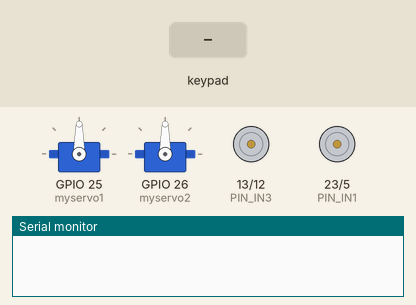
This sketch was run on a simulated ESP32. Parts: 2 × servo, motor-driver pin pairs drawn as motors (green arrow = first pin HIGH = forward, orange = second pin HIGH = backward, longer = more drive), the last lines printed to the serial monitor. Inputs (shaded band) come from the test bench.

Above: at 1.2 s.
1.3 s: key 'T' pressed
At 2.2 s:
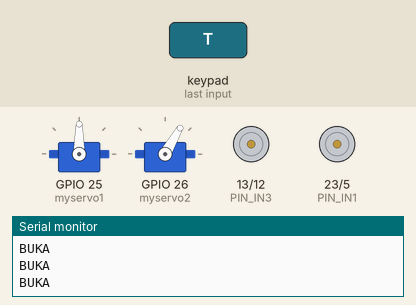
2.8 s: key 'U' pressed
At 3.0 s:
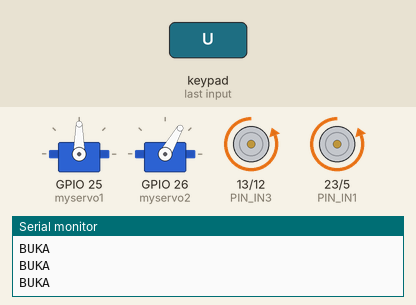
4.7 s: key 'D' pressed
At 4.9 s:
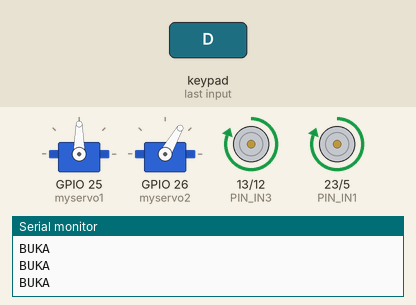
6.6 s: key 'L' pressed
At 6.8 s:
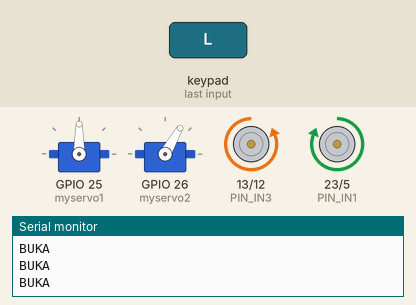
8.5 s: key 'R' pressed
At 8.7 s:
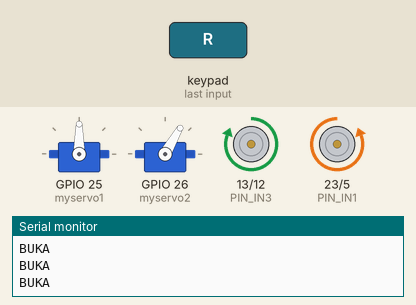
10.4 s: key 'S' pressed
At 11.6 s:
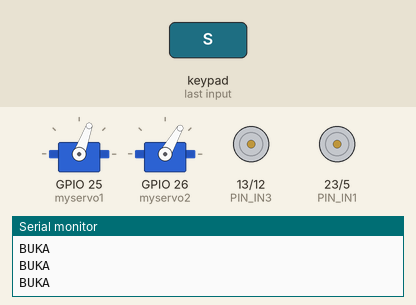
Timing chart, 0 to 12.9 s (numbered marks = the images above; inputs shaded):
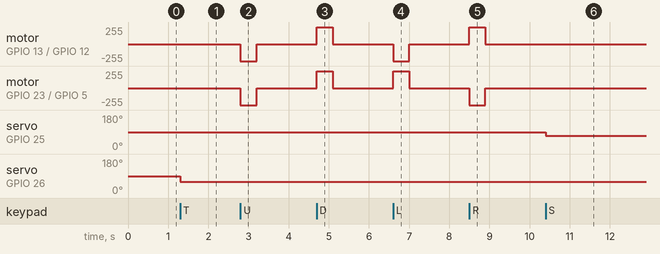

The sketch:

sketch_may14a.ino
```cpp
#define CUSTOM_SETTINGS
#define INCLUDE_GAMEPAD_MODULE
#include <DabbleESP32.h>
#include <ESP32Servo.h>

Servo myservo1, myservo2;

int PIN_IN1 = 23;
int PIN_IN2 = 5;
int PIN_IN3 = 13;
int PIN_IN4 = 12;
int servo1pos = 0;

void setup() {
  Serial.begin(115200);
  Dabble.begin("SABERTOOTH");
  pinMode(PIN_IN1, OUTPUT);
  pinMode(PIN_IN2, OUTPUT);
  pinMode(PIN_IN3, OUTPUT);
  pinMode(PIN_IN4, OUTPUT);
  myservo1.attach(25);
  myservo2.attach(26);
}

void loop() {
  Dabble.processInput();

  if (GamePad.isUpPressed()) {
    digitalWrite(PIN_IN1, LOW);
    digitalWrite(PIN_IN2, HIGH);
    digitalWrite(PIN_IN3, LOW);
    digitalWrite(PIN_IN4, HIGH);
  }

  if (GamePad.isDownPressed())
  {
    digitalWrite (PIN_IN1, HIGH);
    digitalWrite (PIN_IN2, LOW);
    digitalWrite (PIN_IN3, HIGH);
    digitalWrite (PIN_IN4, LOW);
  }

  if (GamePad.isLeftPressed())
  {
    digitalWrite (PIN_IN1, HIGH);
    digitalWrite (PIN_IN2, LOW);
    digitalWrite (PIN_IN3, LOW);
    digitalWrite (PIN_IN4, HIGH);
  }
  if (GamePad.isRightPressed())
  {
    digitalWrite (PIN_IN1, LOW);
    digitalWrite (PIN_IN2, HIGH);
    digitalWrite (PIN_IN3, HIGH);
    digitalWrite (PIN_IN4, LOW);
  }

  if (!GamePad.isUpPressed() && !GamePad.isDownPressed() && !GamePad.isLeftPressed() && !GamePad.isRightPressed() && !GamePad.isSquarePressed() && !GamePad.isCirclePressed() && !GamePad.isCrossPressed() && !GamePad.isTrianglePressed() && !GamePad.isStartPressed() && !GamePad.isSelectPressed()) {
    digitalWrite(PIN_IN1, LOW);
    digitalWrite(PIN_IN2, LOW);
    digitalWrite(PIN_IN3, LOW);
    digitalWrite(PIN_IN4, LOW);
  }

  if (GamePad.isSquarePressed()){
    for (int pos = servo1pos ; pos <= 70; pos += 1) {
      myservo1.write(pos);
    }
    servo1pos = 70 ;
  }

  if (GamePad.isCirclePressed()) {
    for (int pos = servo1pos ; pos >= 10; pos -= 1) {
      myservo1.write(pos);
    }
    servo1pos = 0;
  }

  if (GamePad.isTrianglePressed()) {
    Serial.println("BUKA");
    myservo2.write(60);
  }

  if (GamePad.isCrossPressed()) {
    Serial.println("TUTUP");
    myservo2.write(-5);
  }
}
```

Measured:
- after the input at 1.3 s, servo on GPIO 26 (myservo2): 90° → 60° at once
- after the input at 2.8 s, motor on GPIO 13 (PIN_IN3) / GPIO 12 (PIN_IN4), motor on GPIO 23 (PIN_IN1) / GPIO 5 (PIN_IN2): stopped → backward 255/255 at once, → stopped 0.40 s later
- after the input at 4.7 s, motor on GPIO 13 (PIN_IN3) / GPIO 12 (PIN_IN4), motor on GPIO 23 (PIN_IN1) / GPIO 5 (PIN_IN2): stopped → forward 255/255 at once, → stopped 0.40 s later
- after the input at 6.6 s, motor on GPIO 13 (PIN_IN3) / GPIO 12 (PIN_IN4): stopped → backward 255/255 at once, → stopped 0.40 s later; motor on GPIO 23 (PIN_IN1) / GPIO 5 (PIN_IN2): stopped → forward 255/255 at once, → stopped 0.40 s later
- after the input at 8.5 s, motor on GPIO 13 (PIN_IN3) / GPIO 12 (PIN_IN4): stopped → forward 255/255 at once, → stopped 0.40 s later; motor on GPIO 23 (PIN_IN1) / GPIO 5 (PIN_IN2): stopped → backward 255/255 at once, → stopped 0.40 s later
- after the input at 10.4 s, servo on GPIO 25 (myservo1): 90° → 70° at once
